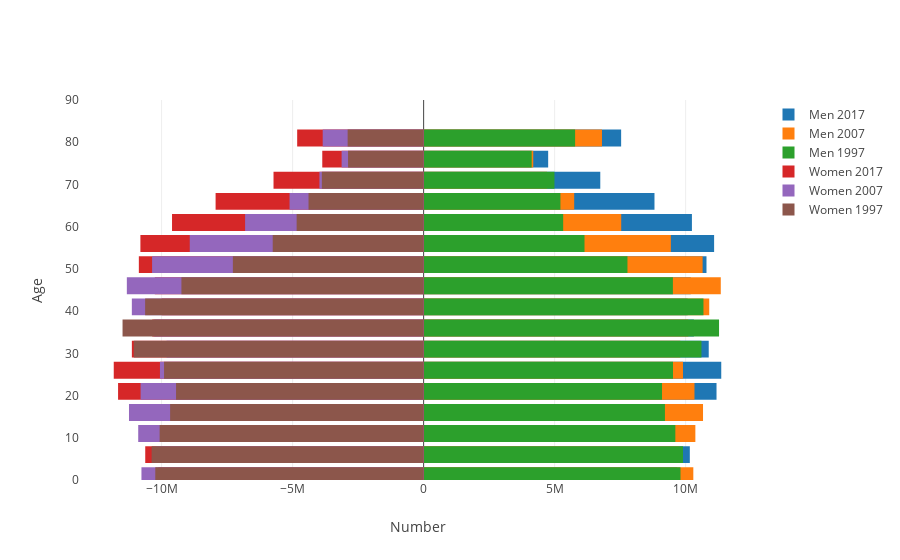

Here is the notebook cell this chart was saved with:
### Code cell
#draw the animated population pyramids with one country and selected years
pop_pyramid(data=dat, country = 'USA', year = ['2017','2007','1997'])
